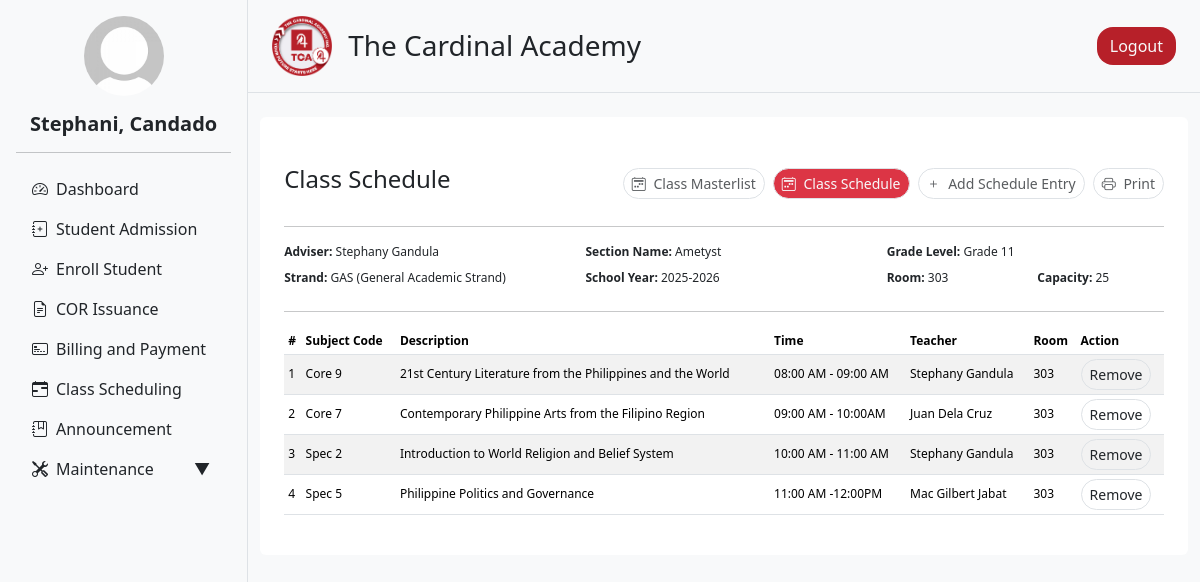
Screenshot of /admin/class_schedule.php?id=13 (signed in) with the database file from the repository.
### tables this page shows
CREATE TABLE `sections` (
  `section_id` int(11) NOT NULL,
  `section_name` varchar(100) NOT NULL,
  `grade_level` varchar(20) NOT NULL,
  `teacher_id` int(11) NOT NULL,
  `room` varchar(50) DEFAULT NULL,
  `strand` varchar(1000) DEFAULT NULL,
  `capacity` int(11) NOT NULL,
  `school_year` varchar(20) DEFAULT NULL,
  `created_at` timestamp NOT NULL DEFAULT current_timestamp()
);

CREATE TABLE `class_schedule` (
  `id` int(11) NOT NULL,
  `section_id` int(11) NOT NULL,
  `subject_code` varchar(20) NOT NULL,
  `description` varchar(255) NOT NULL,
  `time` varchar(100) NOT NULL,
  `teacher` varchar(100) NOT NULL,
  `room` varchar(50) NOT NULL
);

### admin/user_info.php (called while the page is built, shortened)
<?php
include '../db_connection.php';
function getUserInfo() {
    global $conn;
    $user_id = $_SESSION['user_id'];
    $sql = "SELECT first_name, last_name, profile FROM users WHERE user_id = ?";
    $stmt = $conn->prepare($sql);
    $stmt->bind_param("i", $user_id);
    $stmt->execute();
    $result = $stmt->get_result();
    $user = $result->fetch_assoc();
    $full_name = htmlspecialchars($user['first_name'] . ', ' . $user['last_name']);
    $profile_image = !empty($user['profile'])
        ? '../static/uploads/' . htmlspecialchars($user['profile'])
        : '../static/uploads/default_profile.jpg';
    return [
        'full_name' => $full_name,
        'profile_image' => $profile_image
    ];
}
?>

### admin/class_schedule.php (the view, shortened to what this page needs)
<?php
include '../db_connection.php';
$sectionId = (int) $_GET['id'];
$sql = "
    SELECT s.*, CONCAT(u.first_name, ' ', u.last_name) AS adviser
    FROM sections s
    LEFT JOIN users u ON u.user_id = s.teacher_id
    WHERE s.section_id = ?
";
$stmt = $conn->prepare($sql);
$stmt->bind_param('i', $sectionId);
$stmt->execute();
$section = $stmt->get_result()->fetch_assoc();
$sched_stmt = $conn->prepare("SELECT * FROM class_schedule WHERE section_id = ? ORDER BY time ASC");
$sched_stmt->bind_param('i', $sectionId);
$sched_stmt->execute();
$schedule = $sched_stmt->get_result();
?>
<!DOCTYPE html>
<html lang="en">
<head>
  <?php include 'header.php'; ?>
</head>
<body>
<div class="d-flex flex-row bg-light">
  <?php include 'navigation.php'; ?>
  <div class="content flex-grow-1">
    <?php include 'nav_top.php'; ?>
    <div class="container my-4">
      <div class="row g-4">
        <div class="col-12">
          <div class="rounded p-4 bg-white">
            <div class="row mt-4 align-items-center mb-4">
              <div class="col-md-4 mb-2">
                <h4 class="mb-0 d-print-none">Class Schedule</h4>
              </div>
              <div class="col-md-8 d-flex flex-wrap gap-2 justify-content-md-end d-print-none">
                <a href="view_section.php?id=<?= $sectionId ?>&nav_drop=true" class="btn btn-sm text-muted border rounded rounded-4">
                  <i class="bi bi-calendar2-week me-1"></i> Class Masterlist
                </a>
                <a href="class_schedule.php?id=<?= $sectionId ?>&nav_drop=true" class="btn btn-sm border btn-danger text-light rounded rounded-4">
                  <i class="bi bi-calendar2-week me-1"></i> Class Schedule
                </a>
                <button data-bs-toggle="modal" data-bs-target="#addSchedule" class="btn btn-sm border text-muted rounded-4">
                  <i class="bi bi-plus me-1"></i> Add Schedule Entry
                </button>
                <button class="btn btn-sm border text-muted rounded-4" onclick="window.print()">
                  <i class="bi bi-printer me-1"></i> Print
                </button>
              </div>
            </div>
            <hr>
              <div class="row" style="font-size: 12px;">
                <div class="col-md-4 mb-2"><strong>Adviser:</strong> <?= htmlspecialchars($section['adviser'] ?? 'N/A') ?></div>
                <div class="col-md-4 mb-2"><strong>Section Name:</strong> <?= htmlspecialchars($section['section_name']) ?></div>
                <div class="col-md-4 mb-2"><strong>Grade Level:</strong> <?= htmlspecialchars($section['grade_level']) ?></div>
                <?php if ($section['strand'] !== 'N/A'): ?>
                    <div class="col-md-4"><strong>Strand:</strong> <?= htmlspecialchars($section['strand']) ?></div>
                <?php endif; ?>
                <div class="col-md-4 mb-2"><strong>School Year:</strong> <?= htmlspecialchars($section['school_year']) ?></div>
                <div class="col-md-2 mb-2"><strong>Room:</strong> <?= htmlspecialchars($section['room'] ?: '—') ?></div>
                <div class="col-md-2 mb-2"><strong>Capacity:</strong> <?= htmlspecialchars($section['capacity']) ?></div>
              </div>
              <hr>
              <div class="table-responsive" style="font-size: 12px;">
                <table class="table table-sm table-striped align-middle">
                  <thead class="text-start text-muted">
                    <tr>
                      <th>#</th>
                      <th>Subject&nbsp;Code</th>
                      <th>Description</th>
                      <th>Time</th>
                      <th>Teacher</th>
                      <th>Room</th>
                      <th class="d-print-none">Action</th>
                    </tr>
                  </thead>
                  <tbody>
                    <?php if ($schedule->num_rows): ?>
                      <?php $i = 1; while ($row = $schedule->fetch_assoc()): ?>
                        <tr class="text-muted">
                          <td><?= $i++ ?></td>
                          <td><?= htmlspecialchars($row['subject_code']) ?></td>
                          <td><?= htmlspecialchars($row['description']) ?></td>
                          <td><?= htmlspecialchars($row['time']) ?></td>
                          <td><?= htmlspecialchars($row['teacher']) ?></td>
                          <td><?= htmlspecialchars($row['room']) ?></td>
                          <td>
                            <form action="remove_schedule.php" method="POST" onsubmit="return confirm('Are you sure you want to remove this schedule?');">
                              <button type="submit" class="d-print-none btn btn-sm btn-sm rounded rounded-4 border">Remove</button>
                            </form>
                          </td>
                        </tr>
                      <?php endwhile; ?>
                    <?php else: ?>
                      <tr class="text-muted">
                        <td colspan="7" class="text-start fst-italic">No schedule entries yet.</td>
                      </tr>
                    <?php endif; ?>
                  </tbody>
                </table>
              </div>
          </div>
        </div>
      </div>
    </div>
  </div>
</div>
</body>
</html>

### admin/header.php (shortened to what this page needs)
<link href="https://cdn.jsdelivr.net/npm/bootstrap@5.3.2/dist/css/bootstrap.min.css" rel="stylesheet">
<link href="https://cdn.jsdelivr.net/npm/bootstrap-icons@1.11.1/font/bootstrap-icons.css" rel="stylesheet">
<link rel="stylesheet" href="../static/css/styles.css">
<link rel="stylesheet" href="../static/css/landing.css">

### admin/navigation.php (shortened to what this page needs)
<?php
include 'header.php';
include 'user_info.php';
$user_info = getUserInfo();
$full_name = isset($user_info['full_name']) ? $user_info['full_name'] : 'Guest';
$profile_image = isset($user_info['profile_image']) ? $user_info['profile_image'] : 'default.png';
?>
<div id="nav_side" class="d-print-none sidebar p-3 border-end sticky-top d-none d-md-block" style="min-height: 100vh; width: 250px; overflow: hidden;">
    <div class="profile-pic mb-3 text-center">
        <img src="<?= htmlspecialchars($profile_image) ?>" alt="Profile" class="rounded-circle img-fluid" style="width: 80px; height: 80px; object-fit: cover;">
    </div>
    <h5 class="text-center fw-bolder text-dark mb-3"><?= htmlspecialchars($full_name) ?></h5>
    <hr class="text-dark">
    <div style="overflow-y: auto; max-height: calc(100vh - 200px); padding-right: 5px;">
        <ul class="nav flex-column">
            <li class="nav-item">
                <a class="nav-link text-dark d-flex align-items-center py-2 fs-6" href="dashboard.php">
                    <i class="bi bi-speedometer2 me-2"></i>Dashboard
                </a>
            </li>
            <li class="nav-item">
                <a class="nav-link text-dark d-flex align-items-center py-2 fs-6" href="admission.php">
                    <i class="bi bi-journal-plus me-2"></i>Student Admission
                </a>
            </li>
            <li class="nav-item">
                <a class="nav-link text-dark d-flex align-items-center py-2 fs-6" href="enrollment.php">
                    <i class="bi bi-person-plus me-2"></i>Enroll Student
                </a>
            </li>
            <li class="nav-item">
                <a class="nav-link text-dark d-flex align-items-center py-2 fs-6" href="cor_issuance.php">
                    <i class="bi bi-file-earmark-text me-2"></i>COR Issuance
                </a>
            </li>
            <li class="nav-item">
                <a class="nav-link text-dark d-flex align-items-center py-2 fs-6" href="billing.php">
                    <i class="bi bi-credit-card-2-front me-2"></i>Billing and Payment
                </a>
            </li>
            <li class="nav-item">
                <a class="nav-link text-dark d-flex align-items-center py-2 fs-6" href="scheduling.php">
                    <i class="bi bi-calendar-range me-2"></i>Class Scheduling
                </a>
            </li>
            <li class="nav-item">
                <a class="nav-link text-dark d-flex align-items-center py-2 fs-6" href="banner_edit.php?nav_drop=true">
                    <i class="bi bi-journal-bookmark me-2"></i>Announcement
                </a>
            </li>
            <li class="nav-item">
                <a id="maintenanceDropdown" class="dropdown-btn nav-link text-dark d-flex justify-content-between align-items-center py-2 fs-6" href="javascript:void(0);">
                    <span><i class="bi bi-tools me-2"></i>Maintenance</span>
                    <span id="arrow-icon">▼</span>
                </a>
            </li>
        </ul>
    </div>
</div>

### admin/nav_top.php
<div class="d-flex border-bottom bg-light sticky-top align-items-center justify-content-between px-4 py-3 d-print-none">
  <div class="d-flex align-items-center">
    <img src="../static/uploads/logo.png" alt="Logo" style="height: 60px; width: auto;" class="me-3">
    <h3 class=" m-0">The Cardinal Academy</h3>
  </div>
  <a href="logout.php" class="btn text-light bg-main rounded-4">Logout</a>
</div>

### static/css/styles.css (style rules this page uses)
.sidebar { width: 20%; height: 100vh; }
.content { width: 80%; }

### static/css/landing.css (style rules this page uses)
.bg-main { background-color: #b72029; }
body { margin: 0; padding: 0; height: 100%; }

### rows the page displays
sections: section_name "Ametyst", grade_level "Grade 11", strand "GAS (General Academic Strand)", school_year "2025-2026", room "303", capacity "25"
class_schedule: subject_code "Core 9", description "21st Century Literature from the Philippines and the World", time "08:00 AM - 09:00 AM", teacher "Stephany Gandula", room "303"
class_schedule: subject_code "Core 7", description "Contemporary Philippine Arts from the Filipino Region", time "09:00 AM - 10:00AM", teacher "Juan Dela Cruz", room "303"
class_schedule: subject_code "Spec 2", description "Introduction to World Religion and Belief System", time "10:00 AM - 11:00 AM", teacher "Stephany Gandula", room "303"
class_schedule: subject_code "Spec 5", description "Philippine Politics and Governance", time "11:00 AM -12:00PM", teacher "Mac Gilbert Jabat", room "303"

### other values shown
$full_name "Stephani, Candado"
$section['adviser'] "Stephany Gandula"
